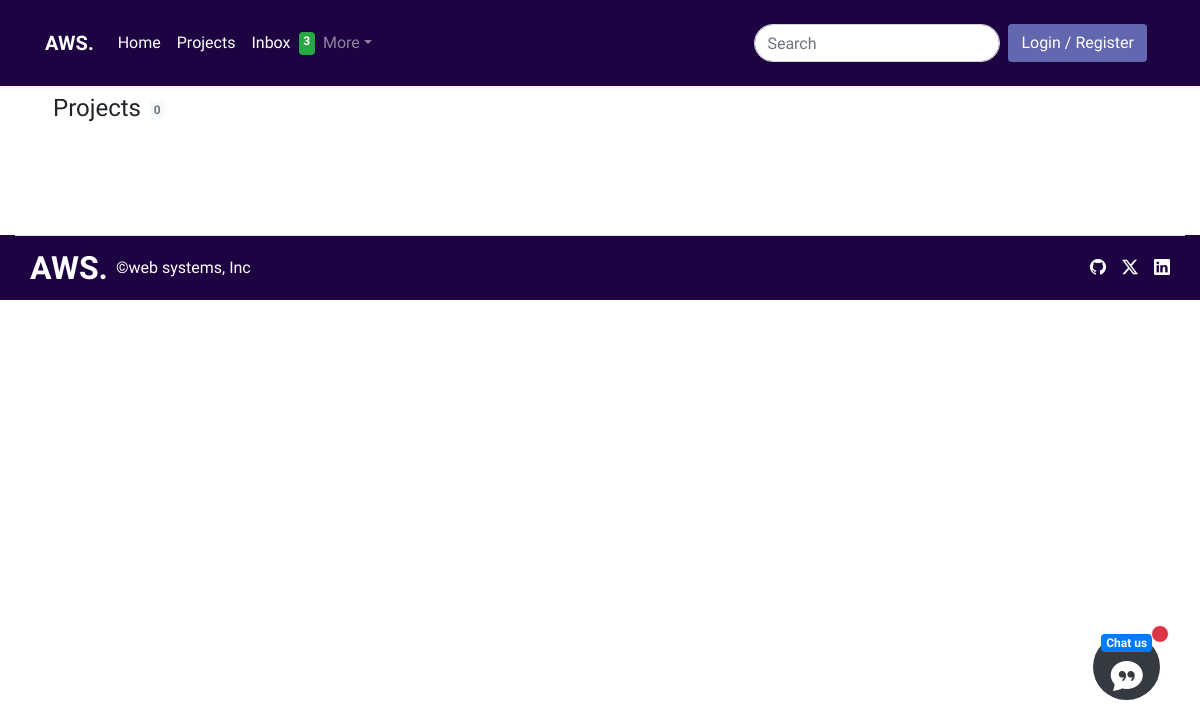
Page /projects/ on the earlier database version.
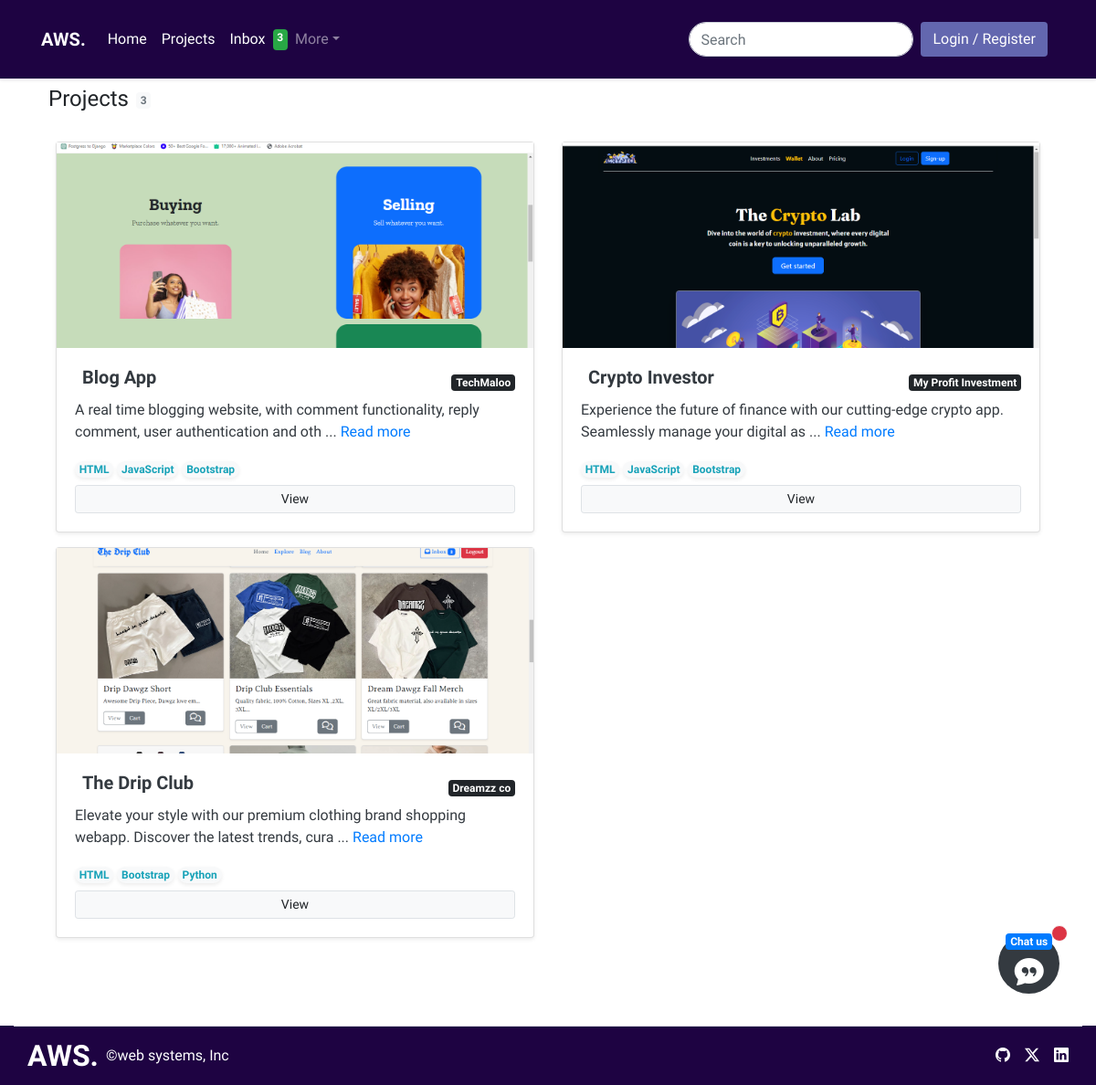
Same page on the later database version.
### app/models.py (models this page shows, shortened)
class Project(models.Model):
    title = models.CharField(max_length=100)
    description = models.TextField()
    start_date = models.DateField()
    end_date = models.DateField(null=True, blank=True)
    client = models.CharField(max_length=100)
    champion = models.ForeignKey(User, on_delete=models.CASCADE, null=True, blank=True)
    service = models.ForeignKey('Service', on_delete=models.CASCADE)
    team = models.ManyToManyField('TeamMember', related_name='projects')
    technologies_used = models.ManyToManyField('Technology', related_name='projects')
    image = models.ImageField(upload_to='project_images')
    more_images1 = models.ImageField(upload_to='project_images', null=True, blank=True)
    more_images2 = models.ImageField(upload_to='project_images', null=True, blank=True)

class Technology(models.Model):
    name = models.CharField(max_length=50)

### app/views.py (the view)
# urls.py: path('projects/', views.projects, name='projects'),
def projects(request):
    projects = Project.objects.all()
    pro_count = projects.count()
    return render(request, "app/projects.html", {
        "projects": projects,
        "pro_count": pro_count,
    })

### templates/app/projects.html (shortened to what this page needs)
{%extends "partials/base.html"%}
{%load static%}
{%block content%}
<div class="d-flex align-items-center">
    <h4 class="m-2">Projects</h4>
    <span class="badge mt-1 bg-body-tertiary text-secondary">{{pro_count}}</span>
</div>
<div class="container bbg p-3 rounded-3">
    <div class="row d-flex justify-content-between">
        {%for pro in projects%}
        <div class="col-md-6 my-2 col-lg-6 sm-4">
            <a href="{%url 'app:project_detail' pro.id%}" class="text-decoration-none text-dark">
                <div class="card shadow-sm">
                    <img src="{{pro.image.url}}" class="" width="100%" height="225" alt="" style="object-fit: cover;">
                    <div class="card-body">
                        <div class="d-flex align-items-center justify-content-between">
                            <h5 class="card-title mx-2"><strong>{{pro.title}}</strong></h5>
                            <span class="badge text-bg-dark">{{pro.client}}</span>
                        </div>
                        {% with words=pro.description|wordcount %}
                        {% if words > 9 %}
                        <p class="card-text">
                            {{ pro.description|slice:":100" }} ... <a href="{%url 'app:project_detail' pro.id%}">Read
                            more</a>
                        </p>
                        {% else %}
                        <p class="card-text">
                            {{ pro.description }}
                        </p>
                        {% endif %}
                        {% endwith %}
                        {%for t in pro.technologies_used.all%}
                        <span class="badge mb-2 shadow-sm rounded-pill bg-body-tertiary text-info">{{t.name}}</span>
                        {%endfor%}
                        <div class="d-flex justify-content-between align-items-center">
                            <div class="btn-group w-100">
                                <a href="{%url 'app:project_detail' pro.id%}" id="hover"
                                   class="btn border btn-sm bg-body-tertiary">View</a>
                            </div>
                        </div>
                    </div>
                </div>
            </a>
        </div>
        {%endfor%}
    </div>
</div><br><br>
{%endblock content%}

Differences in the rows shown:
added Project: image (picture), title "Blog App", client "TechMaloo", description "A real time blogging website, with comment functionality, reply comment, user authentication and oth"
added Technology: name "HTML"
added Technology: name "JavaScript"
added Technology: name "Bootstrap"
added Project: image (picture), title "Crypto Investor", client "My Profit Investment", description "Experience the future of finance with our cutting-edge crypto app. Seamlessly manage your digital as"
added Project: image (picture), title "The Drip Club", client "Dreamzz co", description "Elevate your style with our premium clothing brand shopping webapp. Discover the latest trends, cura"
added Technology: name "Python", shown under "The Drip Club"
Other differences:
{{ pro_count }}: "0" → "3"
